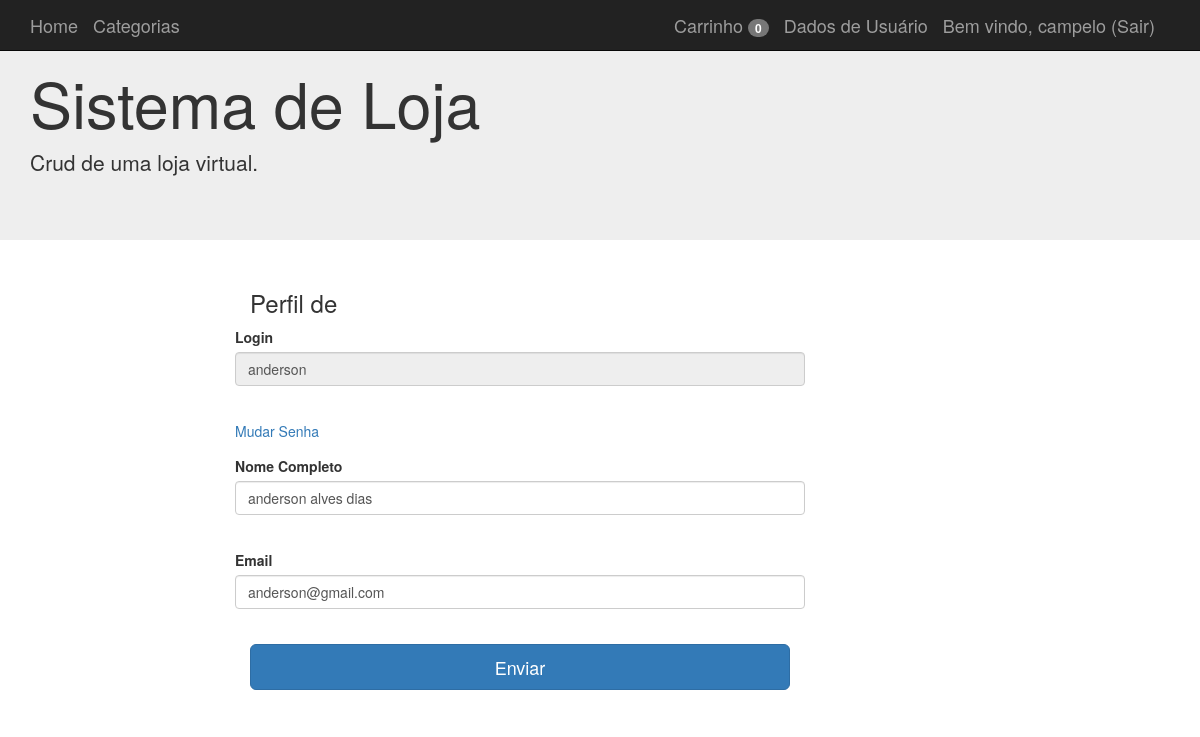
/perfil/anderson (signed in), run on the app's committed database.
### aplicacao/model.py (models this page shows, shortened)
class Usuarios(db.Model):
    __tablename__ = 'usuarios'
    id = Column(Integer, primary_key=True)
    username = Column(String(100), nullable=False)
    password_hash = Column(String(128), nullable=False)
    nome = Column(String(200), nullable=False)
    email = Column(String(200), nullable=False)
    admin = Column(Boolean, default=False)
    @property
    def password(self):
        return AttributeError('Senha não e um atributo legível')

### aplicacao/app.py (the view)
@app.route('/perfil/<username>', methods=['GET', 'POST'])
@login_required
def perfil(username):
    user = Usuarios.query.filter_by(username=username).first()
    if user is None:
        abort(404)
    form = FormUsuario(request.form, obj=user)
    del form.password
    if form.validate_on_submit():
        form.populate_obj(user)
        db.session.commit()
        return redirect(url_for('index'))
    return render_template('usuario_new.html', form=form, perfil=True)

### aplicacao/forms.py
class FormUsuario(FlaskForm):
    username = StringField('Login', validators=[InputRequired()])
    password = PasswordField('Password', validators=[InputRequired()])
    nome = StringField('Nome Completo')
    email = EmailField('Email')
    submit = SubmitField('Enviar')

### aplicacao/app.py (called while the page is built)
@login_manager.user_loader
def load_user(user_id):
    return Usuarios.query.get(int(user_id))

@app.context_processor
def conta_carrinho():
    if not current_user.is_authenticated:
        return {'numero_do_artigo': 0}
    if request.cookies.get(str(current_user.id)) is None:
        return {'numero_do_artigo': 0}
    else:
        dados = json.loads(request.cookies.get(str(current_user.id)))
        return {'numero_do_artigo': len(dados)}

### aplicacao/templates/usuario_new.html (shortened to what this page needs)
  {% extends "base.html" %}
{% block conteudo %}
<div class="container">
  <div class="col-md-2"></div>
  <div class="col-md-6">
    {% if not perfil %}
      <h3>Registro de usuario</h3>
    {% else %}
      <h3>Perfil de {{session["username"]}}</h3>
    {% endif %}
      <form class="form-horizontal" method="post">
        <div class="form-group">
        {% if not perfil %}
          {{form.username.label() }}{{form.username(size="100",class="form-control")}}<br/>
        {% else %}
          {{form.username.label() }}{{form.username(readonly="readonly",size="100",class="form-control")}}<br/>
        {% endif %}
        </div>
        <div class="form-group">
        {% if not perfil %}
          {{form.password.label() }}{{form.password(size="100",class="form-control")}}<br/>
        {% else %}
          <a href="/changepassword/{{session['username']}}">Mudar Senha</a><br/>
        {% endif %}
        </div>
        <div class="form-group">
          {{form.nome.label() }}{{form.nome(size="100",class="form-control")}}<br/>
        </div>
        <div class="form-group">
          {{form.email.label() }}{{form.email(size="100",class="form-control")}}<br/>
        </div>
          {{form.submit(class="btn btn-lg btn-primary btn-block")}}
    </form>
    <br/>
  </div>
</div>
{% endblock %}

### aplicacao/templates/base.html (shortened to what this page needs)
{% extends "bootstrap/base.html" %}
{% block navbar %}
<nav class="navbar navbar-inverse navbar-fixed-top">
      <div class="container">
        <div class="navbar-header">
          <a class="navbar-brand" href="/">Home</a>
          <a class="navbar-brand" href="{{url_for('categorias')}}">Categorias</a>
        </div>
      <div id="navbar" class="navbar-collapse collapse navbar-right">
        {% if current_user.is_authenticated %}
          <a class="navbar-brand " href="/carrinho"> Carrinho <span class="badge">{{numero_do_artigo}} </span></a>
          <a class="navbar-brand" href="/perfil/{{ current_user.username }}"> Dados de Usuário</a>
          <a class="navbar-brand" href="/logout">Bem vindo, {{current_user.username}} (Sair)</a>
        {% else %}
          <a class="navbar-brand" href="/login">Login</a>
          <a class="navbar-brand" href="/registro">Registrar</a>
        {% endif %}
      </div>
    </div>
    </nav>
    <div class="jumbotron">
      <div class="container">
        <h1>Sistema de Loja</h1>
        <p>Crud de uma loja virtual.</p>
      </div>
    </div>
{% endblock %}
{% block content %}
<div class="container-fluid">
  <div class="row">
  	<div class="container">
	    {% block conteudo %}{% endblock %}
  	</div>
  </div>
</div>
{% endblock %}

### data on the page
Usuarios: username "campelo"
Usuarios: username "anderson", nome "anderson alves dias", email "anderson@gmail.com"

### other printed values
{{ numero_do_artigo }} "0"
